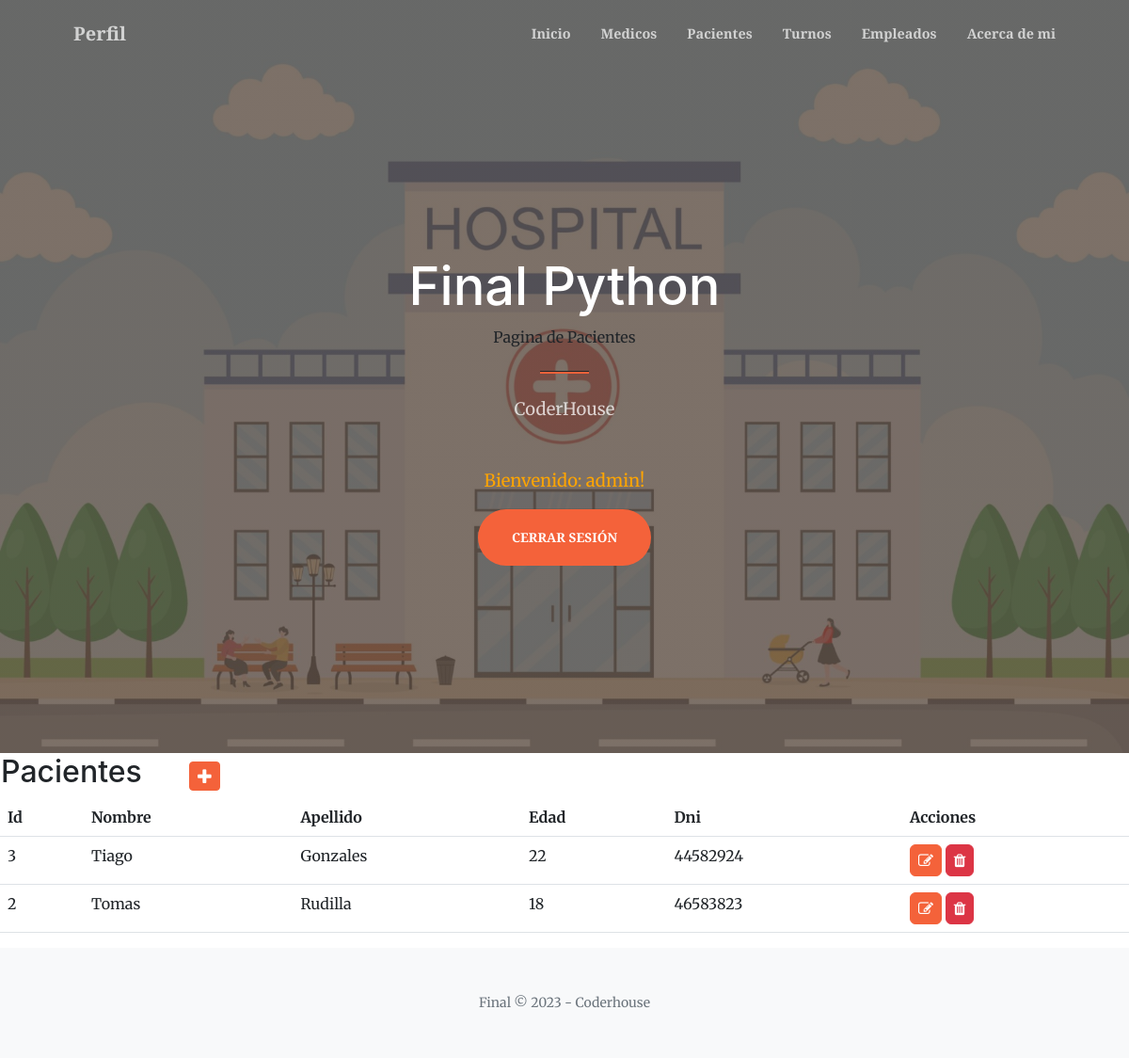
/pacientes/ (signed in), run on the app's committed database.
### aplicacion/models.py (models this page shows, shortened)
class Paciente(models.Model):
    nombre = models.CharField(max_length=50)
    apellido = models.CharField(max_length=50)
    dni = models.IntegerField()
    edad = models.IntegerField()
    class Meta:
        ordering = ['nombre']

### aplicacion/views.py (the view)
# urls.py: path('pacientes/', pacientes, name="pacientes"),
@login_required
def pacientes (request):
    contexto = {'pacientes' : Paciente.objects.all()}
    return render(request, "aplicacion/pacientes.html" , contexto)

### aplicacion/templates/aplicacion/pacientes.html
{% extends 'aplicacion/base.html' %}
{% load static %}
{% block titulo %}
  Pagina de Pacientes
{% endblock titulo %}
{% block contenido %}
  <table>
    <tr>
      <td width="200"><h2>Pacientes</h2></td>
      <td>
        <a href="{% url 'create_paciente'  %}" class="btn btn-primary btn-sm">
          <i class="fa fa-plus fa-lg" title="New Record"></i>
        </a>
      </td>
    </tr>
  </table>
  <table class="table">
    <thead>
      <tr>
        <th>Id</th>
        <th>Nombre</th>
        <th>Apellido</th>
        <th> Edad </th>
        <th>Dni</th>
        <th>Acciones</th>
      </tr>
    </thead>
    <tbody>
      {% for paciente in pacientes %}
        <tr>
          <td>{{ paciente.id }}</td>
          <td>{{ paciente.nombre }}</td>
          <td>{{ paciente.apellido }}</td>
          <td>{{ paciente.edad }}</td>
          <td>{{ paciente.dni }}</td>
          <td>
            <a href="{% url 'update_paciente' paciente.id %}" class="btn btn-primary" style="--bs-btn-padding-y: .25rem; --bs-btn-padding-x: .5rem; --bs-btn-font-size: 1rem;">
              <i class="fa fa-edit fa-sm" title="Edit "></i>
            </a>
            <a href="{% url 'delete_paciente' paciente.id %}" class="btn btn-danger" style="--bs-btn-padding-y: .25rem; --bs-btn-padding-x: .5rem; --bs-btn-font-size: 1rem;">
              <i class="fa fa-trash fa-sm" title="Delete "></i>
            </a>
          </td>
        </tr>
      {% endfor %}
    </tbody>
  </table>
{% endblock contenido %}

### aplicacion/templates/aplicacion/base.html (shortened to what this page needs)
<!DOCTYPE html>
<html lang="en">
    <head>
        {%load static %}
        <link href="https://cdn.jsdelivr.net/npm/bootstrap-icons@1.5.0/font/bootstrap-icons.css" rel="stylesheet" />
        <link href="https://cdn.jsdelivr.net/npm/bootstrap@5.2.3/dist/css/bootstrap.min.css" rel="stylesheet" type="text/css" />
        <link href="https://cdnjs.cloudflare.com/ajax/libs/SimpleLightbox/2.1.0/simpleLightbox.min.css" rel="stylesheet" />
        <link href="css/styles.css" rel="stylesheet" />
        <link href="{% static 'aplicacion/css/styles.css' %}" rel="stylesheet" />
        <link rel="stylesheet" href="https://cdnjs.cloudflare.com/ajax/libs/font-awesome/4.7.0/css/font-awesome.min.css">
    </head>
    <body id="page-top">
        <nav class="navbar navbar-expand-lg navbar-light fixed-top py-3" id="mainNav">
            <div class="container px-4 px-lg-5">
                {% if user.is_authenticated %}
                <a class="navbar-brand" href="{% url 'editar_perfil' %}"> Perfil </a>
                {% endif %}
                <div class="collapse navbar-collapse" id="navbarResponsive">
                    <ul class="navbar-nav ms-auto my-2 my-lg-0">
                        {% if user.is_authenticated %}
                        <li class="nav-item"><a class="nav-link" href="{% url 'home' %}"> Inicio </a></li>
                        <li class="nav-item"><a class="nav-link" href="{% url 'medicos' %}">Medicos</a></li>
                        <li class="nav-item"><a class="nav-link" href="{% url 'pacientes' %}">Pacientes</a></li>
                        <li class="nav-item"><a class="nav-link" href="{% url 'turnos' %}">Turnos</a></li>
                        <li class="nav-item"><a class="nav-link" href="{% url 'empleados' %}">Empleados</a></li>
                        <li class="nav-item"><a class="nav-link" href="{% url 'info' %}">  Acerca de mi  </a></li>
                        {% else %}
                        <li class="nav-item"><a class="nav-link" href="{% url 'home' %}"> Inicio </a></li>
                        <li class="nav-item"><a class="nav-link" href="{% url 'info' %}">  Acerca de mi  </a></li>
                        {% endif %}
                    </ul>
                </div>
            </div>
        </nav>
        <header class="masthead">
            <div class="container px-4 px-lg-5 h-100">
                <div class="row gx-4 gx-lg-5 h-100 align-items-center justify-content-center text-center">
                    <div class="col-lg-8 align-self-end">
                        <h1 class="text-white font-weight-bold"> Final Python </h1>
                        {% block titulo %}
                        {% endblock titulo %}
                        <hr class="divider" />
                    </div>
                    <div class="col-lg-8 align-self-baseline">
                        <p class="text-white-75 mb-5"> CoderHouse</p>
                        {% if user.is_authenticated %}
                            <p style="color:orange"> Bienvenido:  {{ user.username }}!</p>
                            <a class="btn btn-primary btn-xl" href="{% url 'logout' %}"> Cerrar sesión </a>
                        {% else %}
                             <a class="btn btn-success" href="{% url 'registro' %}">Registrarse </a>
                            <a class="btn btn-primary btn-xl" href="{% url 'login' %}"> Iniciar sesión </a>
                        {% endif %}
                    </div>
                </div>
            </div>
        </header>
        {% block contenido %}
        {% endblock contenido %}
        <footer class="bg-light py-5">
            <div class="container px-4 px-lg-5"><div class="small text-center text-muted"> Final &copy; 2023 - Coderhouse</div></div>
        </footer>
    </body>
</html>

### data on the page
Paciente: id "3", nombre "Tiago", apellido "Gonzales", edad "22", dni "44582924"
Paciente: id "2", nombre "Tomas", apellido "Rudilla", edad "18", dni "46583823"

### other printed values
{{ user.username }} "admin"
